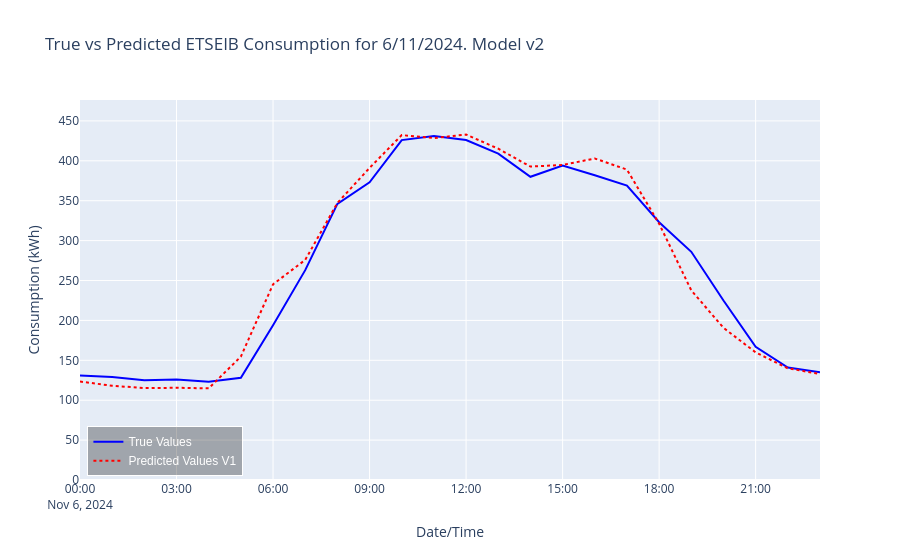

The notebook cell this image was saved under:
### Code cell
from sklearn.feature_selection import RFE


import plotly.graph_objects as go

# Create the figure
fig = go.Figure()

# Add the trace for the actual consumption (True Values)
fig.add_trace(go.Scatter(x=input_data.index, y=real_etseib_consumption, mode='lines', name='True Values',
                         line=dict(color='blue', width=2)))

# Add the trace for the predicted consumption (Predicted Values)
fig.add_trace(go.Scatter(x=input_data.index, y=y_predict, mode='lines', name='Predicted Values V1',
                         line=dict(color='red', width=2, dash='dot')))  # 'dot' for less separated dashes



# Update layout for a more beautiful plot
fig.update_layout(
    title='True vs Predicted ETSEIB Consumption for 6/11/2024. Model v2',
    xaxis_title='Date/Time',
    yaxis_title='Consumption (kWh)',
    yaxis=dict(range=[0, max(max(real_etseib_consumption), max(y_predict)) * 1.1]),
    template='plotly',  # dark theme, can change to 'plotly' for light theme
    hovermode='x unified',  # hover over to show values for both lines at a time
    legend=dict(
        x=0.01, y=0.01,  # position of legend
        traceorder='normal',
        font=dict(family="Arial", size=12, color="white"),
        bgcolor='rgba(0, 0, 0, 0.3)',
        bordercolor='white',
        borderwidth=1
    ),
)

# Show the plot
fig.show()

### Figure 1 — Plotly figure (JSON) as saved in the notebook; plotly's stock layout.template omitted (floating-point values rounded to 4 significant figures)
{"data": [{"line": {"color": "blue", "width": 2}, "mode": "lines", "name": "True Values", "type": "scatter", "x": ["2024-11-06T00:00:00", "2024-11-06T01:00:00", "2024-11-06T02:00:00", "2024-11-06T03:00:00", "2024-11-06T04:00:00", "2024-11-06T05:00:00", "2024-11-06T06:00:00", "2024-11-06T07:00:00", "2024-11-06T08:00:00", "2024-11-06T09:00:00", "2024-11-06T10:00:00", "2024-11-06T11:00:00", "2024-11-06T12:00:00", "2024-11-06T13:00:00", "2024-11-06T14:00:00", "2024-11-06T15:00:00", "2024-11-06T16:00:00", "2024-11-06T17:00:00", "2024-11-06T18:00:00", "2024-11-06T19:00:00", "2024-11-06T20:00:00", "2024-11-06T21:00:00", "2024-11-06T22:00:00", "2024-11-06T23:00:00"], "y": [131, 129, 125, 126, 123, 128, 194, 263, 346, 373, 426, 431, 426, 409, 380, 394, 382, 369, 323, 286, 225, 167, 141, 135]}, {"line": {"color": "red", "dash": "dot", "width": 2}, "mode": "lines", "name": "Predicted Values V1", "type": "scatter", "x": ["2024-11-06T00:00:00", "2024-11-06T01:00:00", "2024-11-06T02:00:00", "2024-11-06T03:00:00", "2024-11-06T04:00:00", "2024-11-06T05:00:00", "2024-11-06T06:00:00", "2024-11-06T07:00:00", "2024-11-06T08:00:00", "2024-11-06T09:00:00", "2024-11-06T10:00:00", "2024-11-06T11:00:00", "2024-11-06T12:00:00", "2024-11-06T13:00:00", "2024-11-06T14:00:00", "2024-11-06T15:00:00", "2024-11-06T16:00:00", "2024-11-06T17:00:00", "2024-11-06T18:00:00", "2024-11-06T19:00:00", "2024-11-06T20:00:00", "2024-11-06T21:00:00", "2024-11-06T22:00:00", "2024-11-06T23:00:00"], "y": [123.4, 118.2, 115.2, 115.6, 114.8, 154.7, 245.3, 275.8, 347.2, 391.1, 432.3, 428.5, 432.9, 415.2, 392.8, 394.8, 402.9, 389.0, 321.2, 237.6, 190.7, 160.0, 139.9, 132.9]}], "layout": {"hovermode": "x unified", "legend": {"bgcolor": "rgba(0, 0, 0, 0.3)", "bordercolor": "white", "borderwidth": 1, "font": {"color": "white", "family": "Arial", "size": 12}, "traceorder": "normal", "x": 0.01, "y": 0.01}, "title": {"text": "True vs Predicted ETSEIB Consumption for 6/11/2024. Model v2"}, "xaxis": {"title": {"text": "Date/Time"}}, "yaxis": {"range": [0, 476.2], "title": {"text": "Consumption (kWh)"}}}}
